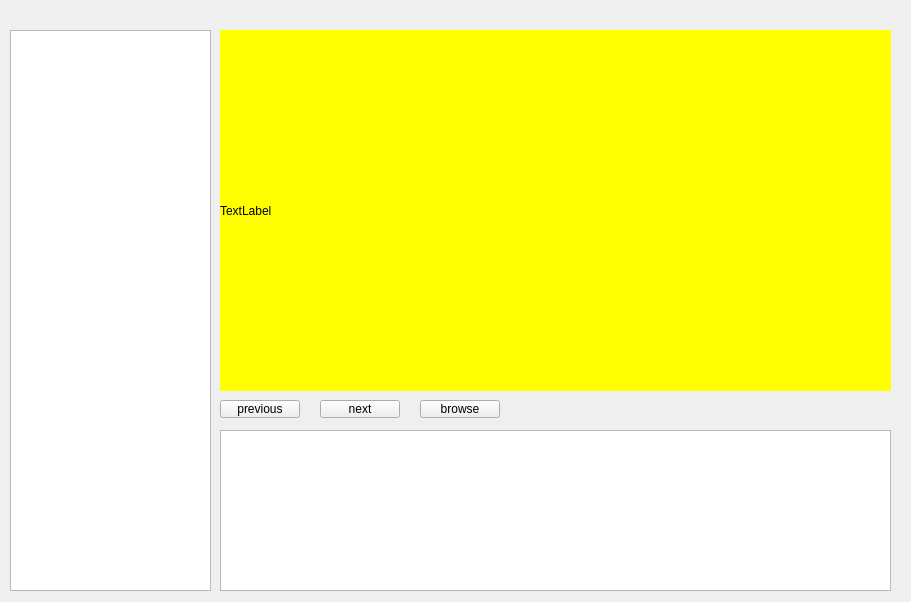
<?xml version="1.0" encoding="UTF-8"?>
<ui version="4.0">
 <class>userappeal</class>
 <widget class="QWidget" name="userappeal">
  <property name="geometry">
   <rect>
    <x>0</x>
    <y>0</y>
    <width>911</width>
    <height>602</height>
   </rect>
  </property>
  <property name="windowTitle">
   <string>Dialog</string>
  </property>
  <widget class="QTextEdit" name="textEdit">
   <property name="geometry">
    <rect>
     <x>220</x>
     <y>430</y>
     <width>671</width>
     <height>161</height>
    </rect>
   </property>
  </widget>
  <widget class="QLabel" name="label_pic">
   <property name="geometry">
    <rect>
     <x>220</x>
     <y>30</y>
     <width>671</width>
     <height>361</height>
    </rect>
   </property>
   <property name="styleSheet">
    <string notr="true">background-color: rgb(255, 255, 0);</string>
   </property>
   <property name="text">
    <string>TextLabel</string>
   </property>
  </widget>
  <widget class="QPushButton" name="previos">
   <property name="geometry">
    <rect>
     <x>220</x>
     <y>400</y>
     <width>80</width>
     <height>18</height>
    </rect>
   </property>
   <property name="text">
    <string>previous</string>
   </property>
  </widget>
  <widget class="QPushButton" name="next">
   <property name="geometry">
    <rect>
     <x>320</x>
     <y>400</y>
     <width>80</width>
     <height>18</height>
    </rect>
   </property>
   <property name="text">
    <string>next</string>
   </property>
  </widget>
  <widget class="QListView" name="listView">
   <property name="geometry">
    <rect>
     <x>10</x>
     <y>30</y>
     <width>201</width>
     <height>561</height>
    </rect>
   </property>
  </widget>
  <widget class="QPushButton" name="open">
   <property name="geometry">
    <rect>
     <x>420</x>
     <y>400</y>
     <width>80</width>
     <height>18</height>
    </rect>
   </property>
   <property name="text">
    <string>browse</string>
   </property>
  </widget>
 </widget>
 <resources/>
 <connections/>
</ui>
